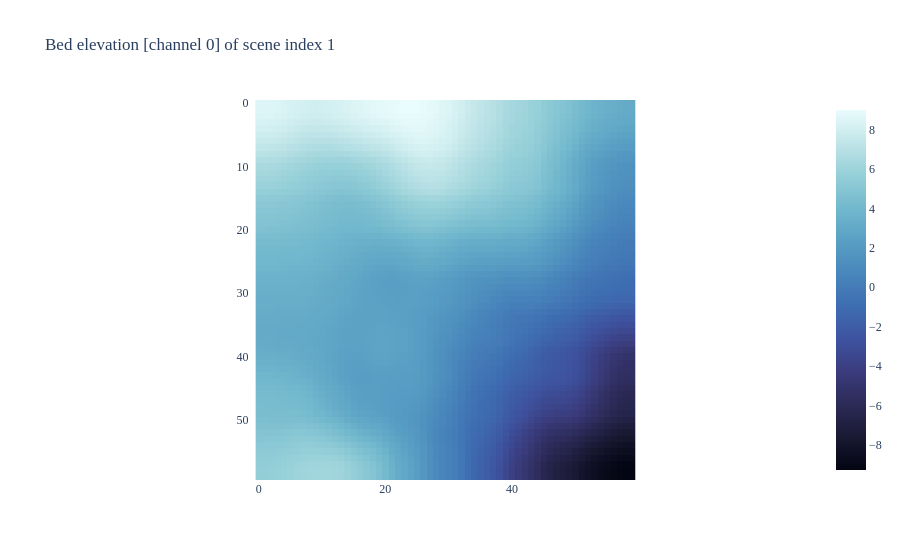

Notebook code for this chart:
### Code cell
bicubic = srGP.bicubic_interpolation_baseline(bed_lr = up_dict, device = device)

fig = px.imshow(bicubic[4].squeeze(), 
                # color_continuous_scale = 'Viridis',
                # color_continuous_scale = 'algae',
                color_continuous_scale = 'ice',
                # DEFAULT for matrices: only tensor because of conversion
                origin = "upper", title = "Bed elevation [channel 0] of scene index 1")

fig.update_layout(font_family = "Times New Roman")
fig.update_yaxes(ticksuffix = "  ")

fig.show()

### Figure 1 — Plotly figure (JSON) as saved in the notebook; plotly's stock layout.template omitted (floating-point values rounded to 4 significant figures; data arrays with more than 128 entries replaced by an {"elided": "..."} marker saying what was removed)
{"data": [{"coloraxis": "coloraxis", "hovertemplate": "x: %{x}<br>y: %{y}<br>color: %{z}<extra></extra>", "name": "0", "type": "heatmap", "xaxis": "x", "yaxis": "y", "z": {"elided": "60x60 float values"}}], "layout": {"coloraxis": {"colorscale": [[0, "rgb(3, 5, 18)"], [0.09091, "rgb(25, 25, 51)"], [0.1818, "rgb(44, 42, 87)"], [0.2727, "rgb(58, 60, 125)"], [0.3636, "rgb(62, 83, 160)"], [0.4545, "rgb(62, 109, 178)"], [0.5455, "rgb(72, 134, 187)"], [0.6364, "rgb(89, 159, 196)"], [0.7273, "rgb(114, 184, 205)"], [0.8182, "rgb(149, 207, 216)"], [0.9091, "rgb(192, 229, 232)"], [1, "rgb(234, 252, 253)"]]}, "font": {"family": "Times New Roman"}, "title": {"text": "Bed elevation [channel 0] of scene index 1"}, "xaxis": {"anchor": "y", "constrain": "domain", "domain": [0, 1], "scaleanchor": "y"}, "yaxis": {"anchor": "x", "autorange": "reversed", "constrain": "domain", "domain": [0, 1], "ticksuffix": "  "}}}
